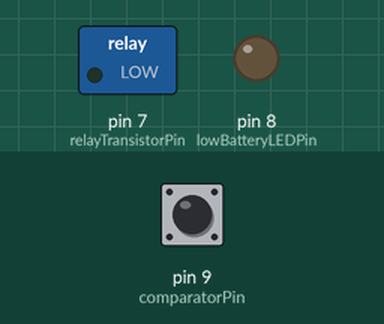
Recording of a sketch running on a simulated Arduino Uno, built with avr-gcc and run on an emulated ATmega328P. On the bench: switched loads named in the sketch (green lamp = pin HIGH), output pins drawn as LEDs (lit = HIGH). Inputs (shaded band) come from the test bench; at power-on: pin 9 (comparatorPin) HIGH. Sleep ends after the set time or at an interrupt. At 0.1 s the program stops and its outputs stay as they are.

Above: at 0.2 s.
Timing chart, 0 to 1.6 s (numbered marks = the images above):
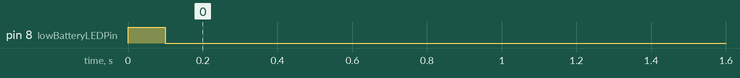

Measured:
- by itself, pin 8 (lowBatteryLEDPin): LOW → HIGH at 0.00 s, → LOW 0.10 s later

The sketch:

low-battery-relay-controller-latching.ino
```cpp
#include <avr/sleep.h>
#include <avr/interrupt.h>

#define comparatorPin 9 // D9

#define comparatorBatteryOK LOW
#define comparatorBatteryLow HIGH

#define relayTransistorPin 7 // D7
#define lowBatteryLEDPin 8 // D8

#define ledPinOff HIGH
#define ledPinOn LOW

#define relayPinOff LOW
#define relayPinOn HIGH

int repeatedComparatorBatteryLowReadings = 0;

void setup() {
  pinMode(relayTransistorPin, OUTPUT);
  digitalWrite(relayTransistorPin, relayPinOff);
  pinMode(lowBatteryLEDPin, OUTPUT);
  digitalWrite(lowBatteryLEDPin, ledPinOff);
  pinMode(comparatorPin, INPUT);

  int repeatedComparatorOKReadings = 0;
  for (int i = 0; i < 5; i++) {
    delay(20);
    if (digitalRead(comparatorPin) == comparatorBatteryOK) {
      repeatedComparatorOKReadings++;
    }
  }

  if (repeatedComparatorOKReadings >= 4) {
    onBatteryOK();
  } else {
    onBatteryLow();
  }
}

void loop() {
  if (digitalRead(comparatorPin) == comparatorBatteryLow) {
    repeatedComparatorBatteryLowReadings++;
  } else {
    repeatedComparatorBatteryLowReadings = 0;
  }

  if (repeatedComparatorBatteryLowReadings >= 5) {
    onBatteryLow();
  }

  delay(1000);
}

// disable the relays output
// also set the "battery low" LED state to LOW (sinking to ground)
void onBatteryLow() {
  digitalWrite(relayTransistorPin, relayPinOff);
  digitalWrite(lowBatteryLEDPin, ledPinOn);
  goToSleep();
}

// enable the relays output
// also set the "battery low" LED state to HIGH (vcc == LED off)
void onBatteryOK() {
  digitalWrite(relayTransistorPin, relayPinOn);
  digitalWrite(lowBatteryLEDPin, ledPinOff);
}

void goToSleep() {
  set_sleep_mode(SLEEP_MODE_PWR_DOWN);
  noInterrupts();
  sleep_mode(); // calls sleep_enable(), then sleep_cpu()
  // per https://onlinedocs.microchip.com/pr/GUID-A834D554-5741-41A3-B5E1-35ED7CD8250A-en-US-5/index.html?GUID-825A28EE-C4E4-4C03-864F-92AA9BA41231
}
```
